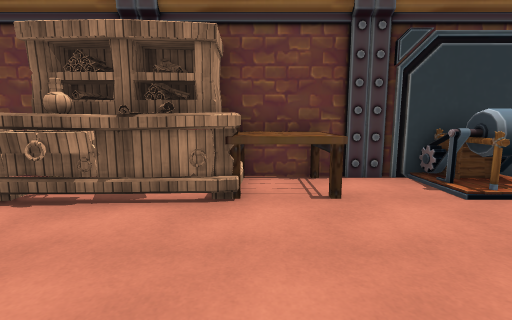
[1] (above)

18 first-person views from a walk through a scene from a Unity 3-D project. The camera is 1.3 m above the floor, tilts 8° down and sees 85° across. The floor is counted in squares, 1 m on a side. Each view is taken from the middle of a square. On the plan, view 1 faces up. The plan holds only what a view shows up to about 13 squares ahead; the rest is blank. The place goes on beyond the plan. The player is left out. Some animated figures are not drawn. Some surface patterns are stand-ins.

[2]
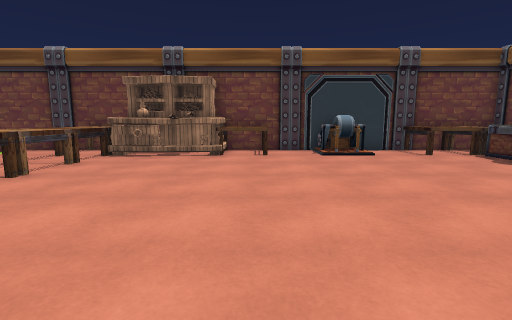

[3]
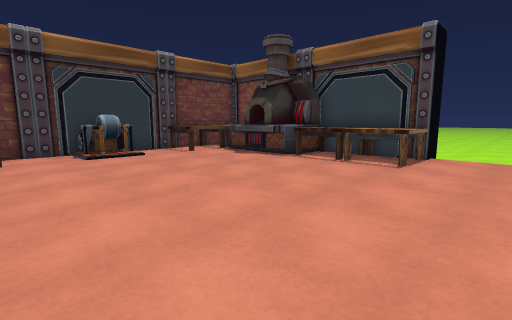

[4]
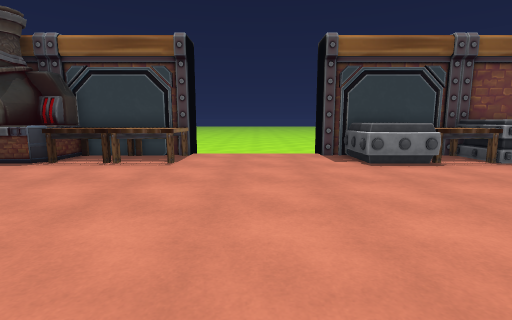

[5]
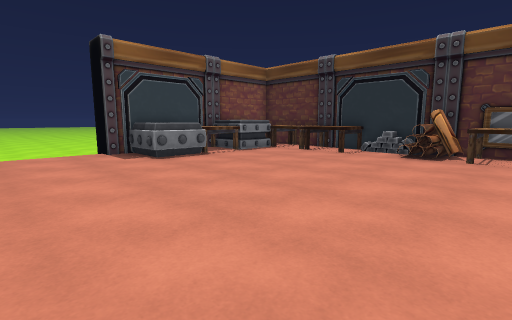

[6]
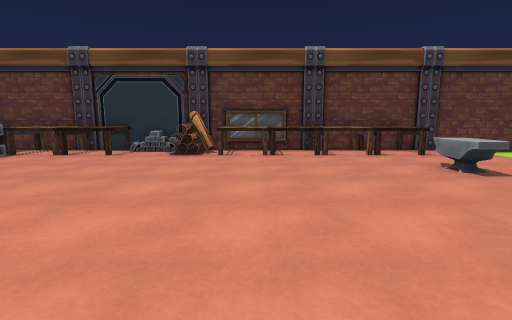

[7]
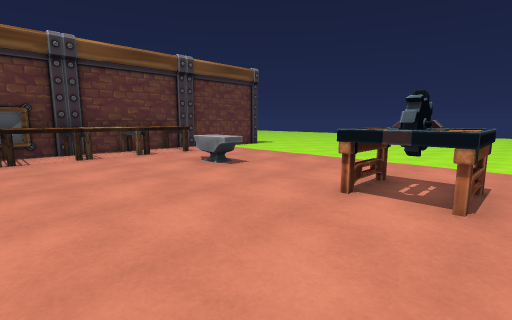

[8]
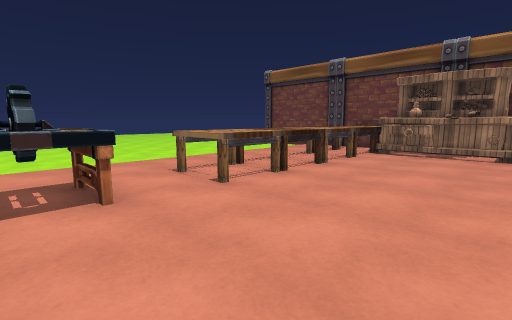

[9]
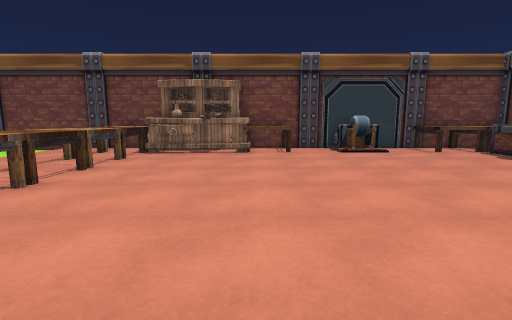

[10]
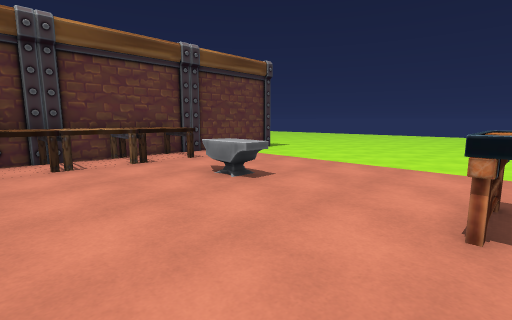

[11]
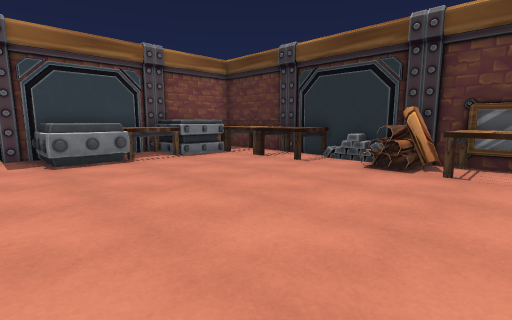

[12]
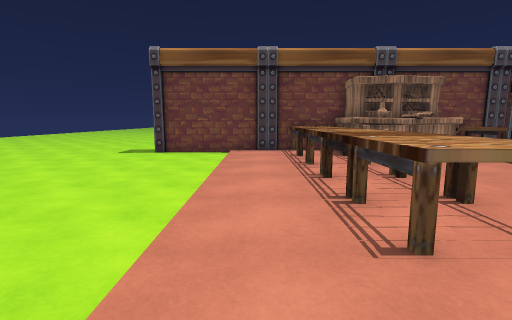

[13]
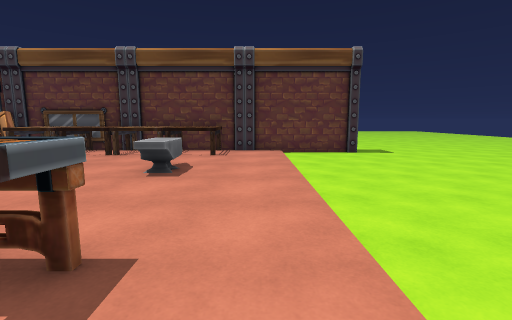

[14]
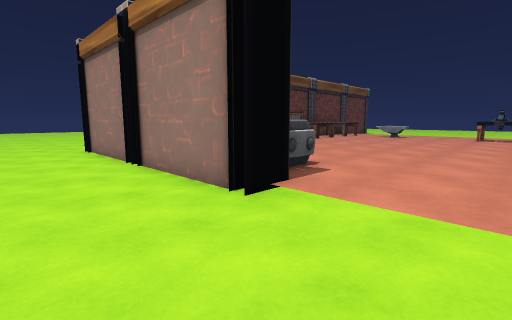

[15]
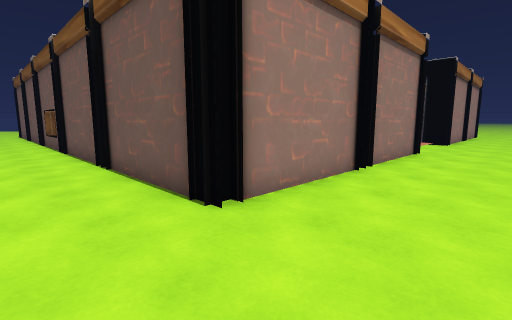

[16]
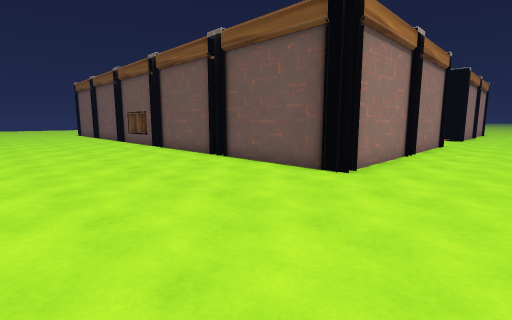

[17]
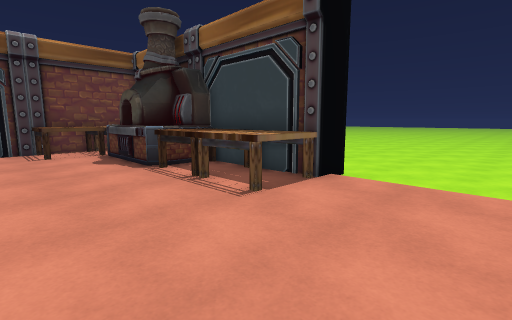

[18]
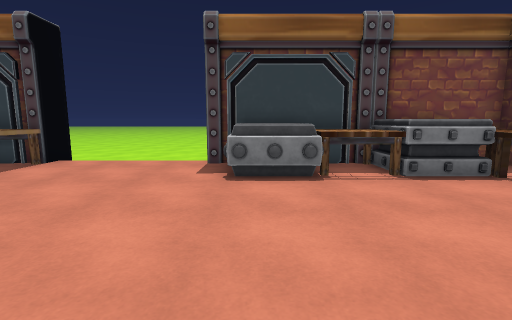

### Floor plan
Points are (right, up) in squares from view 1. A wall is a line through its corners. A room is listed if a view was taken in it or the views show most of it. See-through windows are left out.
Room 1 (views 1, 2, 3, 4, 5, 6, 7, 8, 9, 10, 11, 12, 13, 14, 17, 18)
walls: (-2.1, -17.5) (2.1, -17.5); (2.4, -17.5) (3.5, -17.5); (4.4, -17.5) (5.5, -17.5); (-1, 6.4) (-1.6, 6.4); (2.8, 6.3) (2.2, 6.3); (2.9, 6.4) (2.2, 6.3); (12.7, -8.9) (12.7, -13.1); (-4, 6.4) (-12.5, 6.4); (12.9, -3.5) (11.5, -3.5) (11.5, 0.8); (6.6, -17.5) (7.1, -17.5); (-7.8, -17.3) (-7.2, -17.5); (7.9, -17.5) (11.5, -17.5) (11.5, -8.5) (12.9, -8.5); (7.5, 6.4) (-0.9, 6.4); (12.7, -13.9) (12.7, -18.1); (11.5, 5.6) (11.5, 6.4) (7.9, 6.4); (-12.5, -17.5) (-2.9, -17.5)
ways out: opening at (-13, -18) to room 2; opening at (15, -19.7) to room 2; opening at (-13, 7); opening at (15, -3.7)
objects: table (-6, -17) to (-5, -16); anvil (-6, -13) to (-5, -12); other object (-6, -7) to (-5, -6); table (-6, -3) to (-5, -2); table (-6, -1) to (-5, 0); table (-6, 1) to (-5, 2); table (-6, 3) to (-5, 4); table (-6, 5) to (-5, 6); table (-4, -17) to (-3, -16); shelf (-4, 4) to (-1, 6); table (-2, -17) to (-1, -16); table (0, -17) to (1, -16); table (0, 5) to (1, 6); table (2, -17) to (3, -16); table (4, -17); other object (4, 5) to (5, 5); table (6, -17) to (7, -16); table (8, -17) to (9, -16); table (8, 5) to (9, 6); other object (9, -11) to (11, -9); other object (9, 1) to (11, 4); table (10, -17) to (11, -16); other object (10, -15) to (11, -14); table (10, -13) to (11, -12); table (10, -3) to (11, -2); table (10, -1) to (11, 0); table (10, 5) to (11, 6)
Room 2 (views 15, 16)
walls: (7.1, -18.5) (2.9, -18.5); (12.1, -18.5) (7.9, -18.5)
ways out: opening at (-13, -18) to room 1; opening at (15, -19.7) to room 1

Where each view was taken, in squares from view 1:
view 1: 0 up, 0 right, facing up
view 2: 6 down, 1 right, facing up
view 3: 6 down, 1 right, facing up-right
view 4: 6 down, 1 right, facing right
view 5: 5 down, 0 right, facing down-right
view 6: 5 down, 0 right, facing down
view 7: 5 down, 0 right, facing down-left
view 8: 7 down, 0 right, facing up-left
view 9: 7 down, 0 right, facing up
view 10: 7 down, 1 left, facing down-left
view 11: 8 down, 0 right, facing down-right
view 12: 6 down, 8 left, facing up
view 13: 5 down, 8 left, facing down
view 14: 5 down, 16 right, facing down-left
view 15: 21 down, 16 right, facing up-left
view 16: 25 down, 16 right, facing up-left
view 17: 7 down, 6 right, facing up-right
view 18: 10 down, 3 right, facing right
